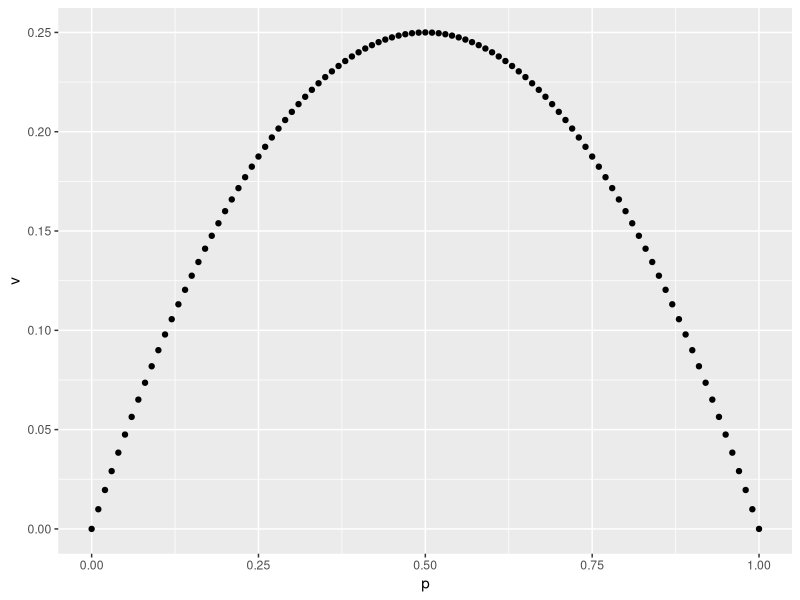

R code for this plot:
## ---- chunk 1
# Limpiar área de trabajo
rm(list = ls())
## ---- chunk 2
# Cargar librerías
suppressMessages(library(tidyverse))
## ---- chunk 3
library(ggplot2)
## ---- chunk 4
vector_p <- seq(from = 0, to = 1, by = 0.01)
varianza_p <- vector(length = length(vector_p))


for (i in 1:length(vector_p)) {
  
  varianza_p[i] <- (vector_p[i])*(1- vector_p[i])
  
}
 
tabla_p <- data.frame(p = vector_p, v = varianza_p)
head(tabla_p)

## ---- chunk 5
ggplot(data = tabla_p) +
  geom_point(mapping = aes(x = p, y = v))
